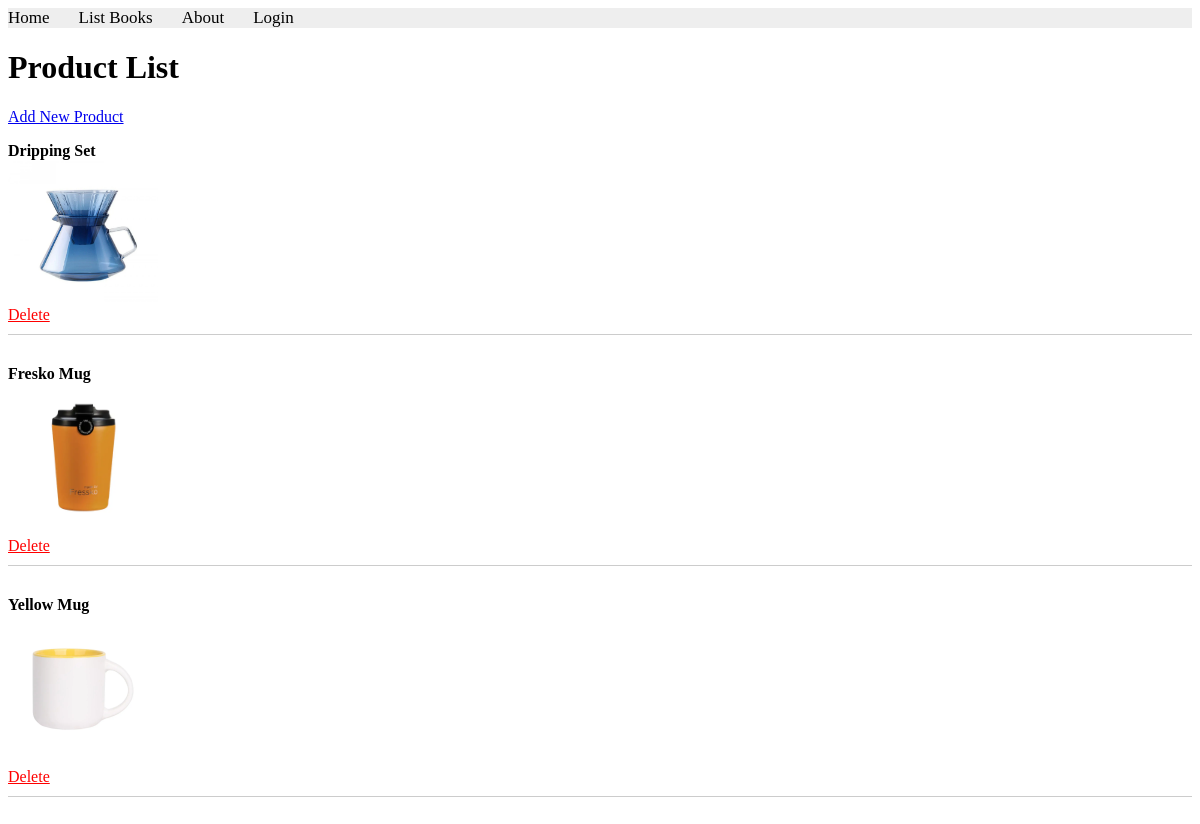
Page /users/lab11/part3/products/ on the committed database.
### apps/usermodule/models.py (models this page shows, shortened)
class Product(models.Model):
    name = models.CharField(max_length=100)
    image = models.ImageField(upload_to='product_images/')

### apps/usermodule/views.py (the view)
# urls.py: path('lab11/part3/products/', views.list_products, name='users.list_products'),
def list_products(request):
    products = Product.objects.all()
    return render(request, 'usermodule/list_products.html', {'products': products})

### apps/templates/usermodule/list_products.html (shortened to what this page needs)
{% extends "layouts/base.html" %}
{% block content %}
<h1>Product List</h1>
<a href="{% url 'users.add_product' %}">Add New Product</a>
<ul style="list-style-type: none; padding: 0;">
    {% for product in products %}
    <li style="margin-bottom: 30px; border-bottom: 1px solid #ccc; padding-bottom: 10px;">
        <strong>{{ product.name }}</strong><br>
        <img src="{{ product.image.url }}" alt="{{ product.name }}" width="150"><br>
        <a href="{% url 'users.delete_product' product.id %}" style="color: red;">Delete</a>
    </li>
    {% empty %}
    <li>No products found.</li>
    {% endfor %}
</ul>
{% endblock %}

### rows in the picture
Product: name "Dripping Set", image (picture)
Product: name "Fresko Mug", image (picture)
Product: name "Yellow Mug", image (picture)
